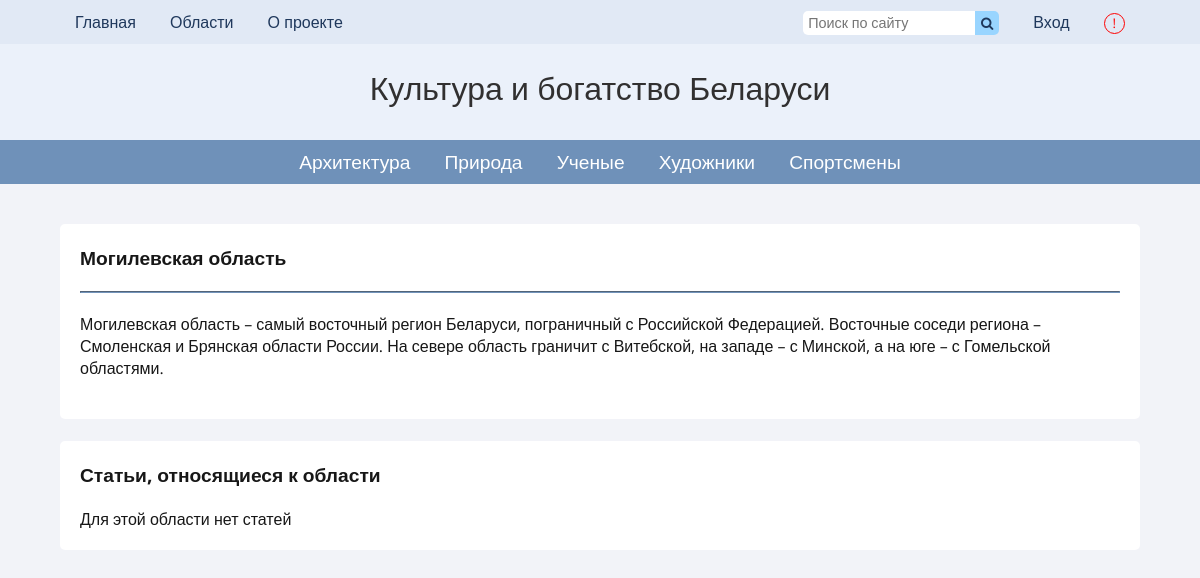
Screenshot of /pages/district.php?district_id=4 with the database file from the repository.
### tables this page shows
CREATE TABLE `categories` (
  `id` int(11) NOT NULL,
  `title` varchar(100) NOT NULL,
  `description` text NOT NULL,
  `last_author` varchar(20) DEFAULT NULL,
  `pubdate` timestamp NOT NULL DEFAULT current_timestamp()
);

CREATE TABLE `districts` (
  `id` int(11) NOT NULL,
  `title` text NOT NULL,
  `description` text NOT NULL,
  `last_author` text DEFAULT NULL
);

### includes/config.php (called while the page is built, shortened)
<?php
	$params = array(
		'title' => 'Культура и богатство Беларуси'
	);

### pages/district.php (the view, shortened to what this page needs)
<?php require '../includes/config.php' ?>
<!DOCTYPE html>
<html lang="ru">
<head>
	<?php include '../includes/common-header.php' ?>
	<link rel="stylesheet" type="text/css" href="../css/article.css?version=1.0">
	<link rel="stylesheet" type="text/css" href="../css/post.css?version=1.0">
	<link rel="stylesheet" type="text/css" href="../css/category.css">
</head>
<body>
	<?php include '../includes/header.php' ?>
	<section>
		<article>
			<?php
				$id = $_GET['district_id'];
				$result = mysqli_query($connection, "SELECT * FROM `districts` WHERE `id` = '$id'");
				if (mysqli_num_rows($result) !== false) {
					$district = mysqli_fetch_assoc($result);
			?>
			<div class="page_subtitle"><span><?php echo $district['title'] ?> область</span></div>
			<hr>
			<div class="post-content">
				<?php echo $district['description']; }	?>
			</div>
		</article>
	</section>
	<br>
	<section>
		<div class="page_subtitle"><span>Статьи, относящиеся к области</span></div>
		<div class="category-container">
			<?php
				$id = ' ' . $_GET['district_id'] . ',';
				if ($id != false) {
				$result = mysqli_query($connection, "SELECT * FROM `articles` WHERE `district_id` = '$id' ORDER BY `title` ASC");
				if (mysqli_num_rows($result) > 0) {
					while ($post = mysqli_fetch_assoc($result)) {
						$src = -1;
						$index = strpos($post['text'], '<img src="');
						if ($index !== false) {
							$index += 10;
							$last_index = strpos(substr($post['text'], $index), '"');
							if ($last_index !== false) {
								$src = substr($post['text'], $index, $last_index);
							}
						}
						?>
						<div class="block-article">
							<?php
								if ($src != -1) { ?>
									<a href="article.php?id=<?php echo $post['id'] ?>">
										<div class="image-handler" style="background-image: url(<?php echo $src ?>);">
										</div>
									</a>
								<?php } ?>
								<span class="blog-title">
								<a href="article.php?id=<?php echo $post['id'] ?>"><?php echo $post['title'] ?></a></span>
						</div>
						<?php
					}
				}
				else {
					echo "Для этой области нет статей";
				}
			}
		?>
		</div>
	</section>
</body>
</html>

### includes/header.php (shortened to what this page needs)
<?php require '../includes/get-user.php' ?>
<link rel="stylesheet" type="text/css" href="../css/header.css">
<link rel="stylesheet" href="https://cdnjs.cloudflare.com/ajax/libs/font-awesome/4.7.0/css/font-awesome.min.css">
<header>
	<div class="tool-section">
		<div id="tool-content">
			<div id="left">
				<a href="home.php">Главная</a>
				<div class="dropdown">
					<a onclick="showDistricts()">Области</a>
				</div>
				<a href="about.php">О проекте</a>
			</div>
			<div id="right">
				<div class="search-section">
					<form method="get" action="../pages/search-results.php" autocomplete="off">
						<input class="search-input" type="text" placeholder="Поиск по сайту" name="search_key" value="<?php if (isset($key)) {echo $key;} ?>" maxlength="25">
						<button class="search-btn" type="submit"><i class="fa fa-search"></i></button>
					</form>
				</div>
				<?php
					if (!isset($_SESSION['user'])) { ?>
						<a href="login.php">Вход</a>
					<?php }
					else { ?>
						<a href="user.php"><?php echo $user_name  ?></a>
					<?php } ?>
				<button id="complain-button" title="Сообщить о проблеме модераторам" type="button" onclick="fullwindowpopup()"><span id="exclamation-mark">!</span></button>
			</div>
		</div>
	</div>
	<div class="logo">
		<a href="home.php">
		<?php echo $params['title'] ?></a>
	</div>
	<div class="categories-section">
		<ul id="categories-section">
			<?php
				$categories = mysqli_query($connection, "SELECT `title`, `id` FROM `categories` ORDER BY `id` ASC");
				while ($cat = mysqli_fetch_assoc($categories)) {
					$id = $cat['id'];
					?>
					<li <?php cur_page("category.php?cat=" . $id) ?>><a href="category.php?cat=<?php echo $id ?>"><?php echo $cat['title'] ?> </a></li>
			<?php } ?>
		</ul>
	</div>
</header>

### css/main.css (style rules this page uses)
* { margin: 0; padding: 0; font-family: 'Open Sans', sans-serif; color: #171717; box-sizing: border-box; }
body { min-height: 100vh; background-color: #f2f3f8; }
a { text-decoration: none; }
section { overflow: auto; max-width: 100%; padding: 20px; margin: 0 5%; background-color: #fff; border-radius: 5px; }
input, textarea { border-radius: 5px; border: 1px solid rgba(79, 122, 171, 0.9); padding: 5px; font-size: 0.9em; max-width: 100%; }
.page_subtitle span { font-size: 1.2em; font-weight: bold; }
.page_subtitle, .centered-page-subtitle { margin-bottom: 20px; }
button { cursor: pointer; }

### css/article.css (style rules this page uses)
article { background-color: #fff; margin: 0 auto; word-wrap: break-word; border-radius: 5px; }
article hr { border-color: rgba(79, 122, 171, 0.8); }
.post-content { margin: 20px 0; }
.post-content p { margin: 10px 0; }

### css/category.css (style rules this page uses)
.category-container { padding: 0 20px 0 0; width: 100%; margin: 0 auto; display: flex; flex-wrap: wrap; }

### css/header.css (style rules this page uses)
header { width: 100%; margin-bottom: 40px; }
.tool-section, .logo, .categories-section { width: 100%; padding: 0 5% 0 5%; }
.tool-section { text-align: center; font-size: 1em; height: 44px; line-height: 44px; background-color: #e1e9f5; }
.tool-section a, #tool-content a { cursor: pointer; color: #1f385c; margin: 5px 15px 5px 15px; }
.search-section { display: inline-block; margin-right: 15px; }
.logo { word-wrap: break-word; padding-top: 0.7em; text-align: center; font-size: 2em; height: 3em; background-color: #ebf1fa; }
.logo a { cursor: default; color: #313030; }
.categories-section { text-align: center; background-color: rgba(79, 122, 171, 0.8); }
#right { float: right; }
#left { float: left; }
.search-input { border: 0; height: 24px; border-top-right-radius: 0; border-bottom-right-radius: 0; }
.search-btn { border: 0; background-color: #99d5ff; border-top-right-radius: 5px; border-bottom-right-radius: 5px; margin-top: 10.5px; width: 24px; height: 24px; float: right; }
.search-btn i { color: #1f385c; }
#complain-button { margin-left: 15px; margin-right: 15px; width: 1.6em; height: 1.6em; vertical-align: middle; border-radius: 50%; border: 1px solid red; background-color: transparent; }
.dropdown { display: inline-block; }
#exclamation-mark { color: red; display: block; line-height: 1em; }
li { vertical-align: middle; font-size: 1.2em; height: 44px; line-height: 44px; display: inline-block; padding: 0 15px 0 15px; }
li a { color: #fff; }

### rows the page displays
categories: title "Архитектура"
categories: title "Природа"
categories: title "Ученые"
categories: title "Художники"
categories: title "Спортсмены"
districts: title "Могилевская", description "Могилевская область – самый восточный регион Беларуси, пограничный с Российской Федерацией. Восточные соседи региона – Смоленская и Брянская области России. На севере область граничит с Витебской, на западе – с Минской, а на юге – с Гомельской областями."

### other values shown
$params['title'] "Культура и богатство Беларуси"
